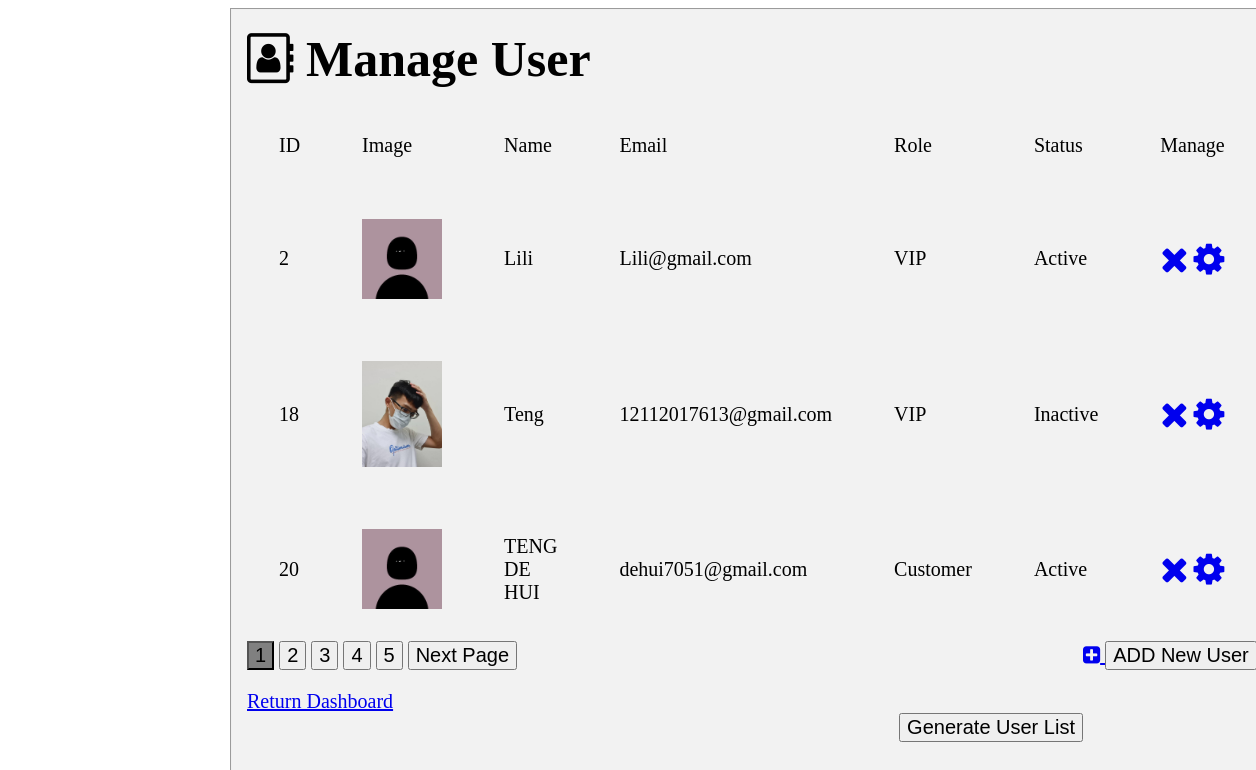
Page /manageuser.php on the committed database.
### tables this page shows
CREATE TABLE `user` (
  `No` int(100) NOT NULL,
  `Name` varchar(40) NOT NULL,
  `Date` date NOT NULL,
  `Role` varchar(40) NOT NULL,
  `Status` varchar(40) NOT NULL,
  `Email` varchar(40) NOT NULL COMMENT 'Email@gmail.com',
  `PhoneNumber` varchar(12) NOT NULL COMMENT '012-3456789',
  `Summary` text NOT NULL,
  `Password` varchar(100) NOT NULL,
  `Image` varchar(100) NOT NULL
);

### manageuser.php (the view, shortened to what this page needs)
<?php include("config.php");
?>
<html>
<head><title>Manage User | 1 Coin Sandwich</title>
  <link rel="stylesheet" href="https://cdnjs.cloudflare.com/ajax/libs/font-awesome/4.7.0/css/font-awesome.min.css">
</head>
<body>
<div id="wrapper">
<div class="middle">
    <fieldset>
    <?php
      $name = $_GET['name'];
        $sql = "select * from user";
        $result = mysqli_query($conn,$sql);
        ?>
      <h1><i class="fa fa-address-book-o" style="font-size:50px"></i><b style="font-size: 50px;"> Manage User</b></h1>
      <table border="0px">
        <tr>
          <td>ID</td>
          <td>Image</td>
          <td>Name</td>
          <td>Email</td>
          <td>Role</td>
          <td>Status</td>
          <td>Manage</td>
        </tr>
        <?php
        while($row = mysqli_fetch_array($result))
        {
            ?>
        <tr>
          <td><?php echo $row["No"]; ?></td>
          <td><img class='img' src="<?php echo "images/".$row['Image'];?>" ></td>
          <td><?php echo $row["Name"];	?></td>
          <td><?php echo $row["Email"];?></td>
          <td><?php echo $row["Role"];?></td>
          <td><?php echo $row["Status"];?></td>
          <td>           <a href="deletemanageuser.php?No=<?php echo $row['No']; ?>&&name=<?php echo $name?>"><i class="fa fa-close" style="font-size:36px"></i></a>
            <a href="updatemanageuser.php?email=<?php echo $row['Email']; ?>&&name=<?php echo $name?>" alt="update"><i class="fa fa-cog" style="font-size:36px"></i></a>
            </td>
        </tr>
            <?php
        }
		?>
      </table>
      <button style="background-color: gray;">1</button>
      <button>2</button>
      <button>3</button>
      <button>4</button>
      <button>5</button>
      <button>Next Page</button><span class="left"><a href="insertmanageuser.php?name=<?php echo $name?>" alt="insert"><i class="fa fa-plus-square"></i> <input type="button" value="ADD New User"></span></p>
      <a href="loading_dashboard.php?name=<?php echo $name?>">Return Dashboard</a>
      <span class="left"><br><button onclick="window.print()" header="">Generate User List</button></span>
    </fieldset>
  </div>
</div>
</body>
</html>

### manageuser.php (style rules this page uses)
fieldset { background-color: #f2f2f2; }
.middle { max-width: 800px; margin: auto; }
* { font-size: 20px; }
.left { float: right; margin-bottom: 50px; }
td, th { text-align: left; padding: 30px; }
.img { width: 80px; }

### rows in the picture
user: No "2", Image (placeholder picture), Name "Lili", Email "Lili@gmail.com", Role "VIP", Status "Active"
user: No "18", Image (picture), Name "Teng", Email "12112017613@gmail.com", Role "VIP", Status "Inactive"
user: No "20", Image (placeholder picture), Name "TENG DE HUI", Email "dehui7051@gmail.com", Role "Customer", Status "Active"
